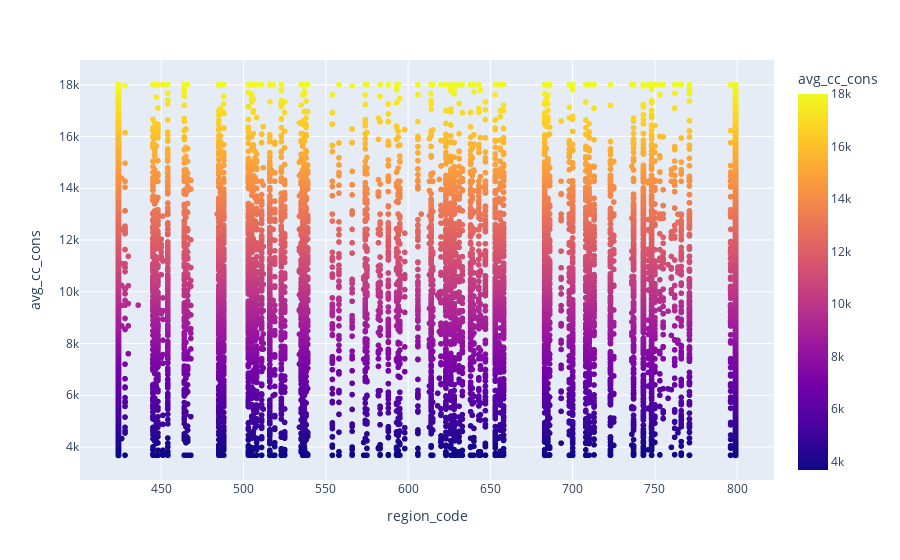

Notebook cell for this chart:
### Markdown cell above
#### Average Credit Card Spending by Region

### Code cell
visual_data = pd.DataFrame()

visual_data['region_code'] = data['region_code']
visual_data['avg_cc_cons'] = data[["cc_cons_apr", "cc_cons_may", "cc_cons_jun"]].mean(axis=1)

visual_data

# Visualize the data
fig = px.scatter(visual_data, x="region_code", y="avg_cc_cons", color="avg_cc_cons")

fig.show()

### Figure 1 — Plotly figure (JSON) as saved in the notebook; plotly's stock layout.template omitted (floating-point values rounded to 4 significant figures; data arrays with more than 128 entries replaced by an {"elided": "..."} marker saying what was removed)
{"data": [{"hovertemplate": "region_code=%{x}<br>avg_cc_cons=%{marker.color}<extra></extra>", "legendgroup": "", "marker": {"color": {"elided": "19075 float values"}, "coloraxis": "coloraxis", "symbol": "circle"}, "mode": "markers", "name": "", "showlegend": false, "type": "scattergl", "x": {"elided": "19075 int values"}, "xaxis": "x", "y": {"elided": "19075 float values"}, "yaxis": "y"}], "layout": {"coloraxis": {"colorbar": {"title": {"text": "avg_cc_cons"}}, "colorscale": [[0, "#0d0887"], [0.1111, "#46039f"], [0.2222, "#7201a8"], [0.3333, "#9c179e"], [0.4444, "#bd3786"], [0.5556, "#d8576b"], [0.6667, "#ed7953"], [0.7778, "#fb9f3a"], [0.8889, "#fdca26"], [1, "#f0f921"]]}, "legend": {"tracegroupgap": 0}, "margin": {"t": 60}, "xaxis": {"anchor": "y", "domain": [0, 1], "title": {"text": "region_code"}}, "yaxis": {"anchor": "x", "domain": [0, 1], "title": {"text": "avg_cc_cons"}}}}
